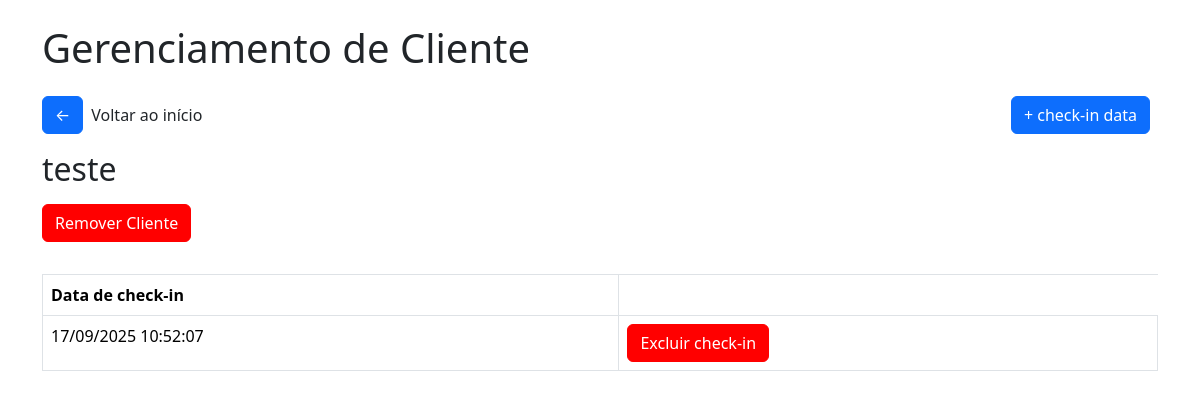
Before: /clientelimpeza/5 with the older database file.
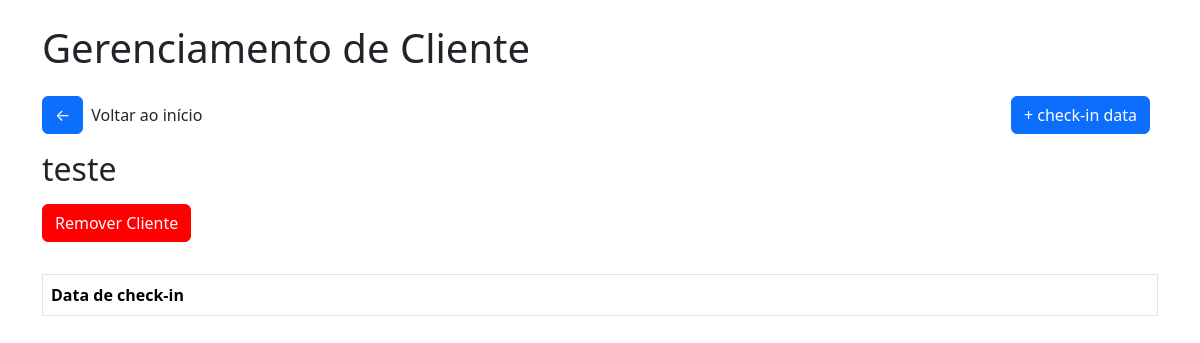
After: the same page with the newer database file.
### tables this page shows
CREATE TABLE clientes_limpeza (
        id INTEGER PRIMARY KEY AUTOINCREMENT,
        nome TEXT NOT NULL,
        status_limpeza BOOLEAN DEFAULT FALSE,
        checkins_limpeza INTEGER DEFAULT 0
    );

CREATE TABLE checkins_limpeza (
        id INTEGER PRIMARY KEY AUTOINCREMENT,
        cliente_id INTEGER,
        data TEXT,
        FOREIGN KEY(cliente_id) REFERENCES clientes(id)
    );

### app/views/limpeza.py (the view)
@app.route('/clientelimpeza/<int:cliente_id>')
def cliente_limpeza(cliente_id):
    conn = get_db_connection()
    cliente = conn.execute("SELECT * FROM clientes_limpeza WHERE id = ?", (cliente_id,)).fetchone()
    checkins = conn.execute("SELECT * FROM checkins_limpeza WHERE cliente_id = ?", (cliente_id,))
    return render_template('limpeza/cliente_limpeza.html', cliente=cliente, checkins=checkins)

### app/model/model.py (called while the page is built)
def get_db_connection():
    conn = sqlite3.connect('checkins.db')
    conn.row_factory = sqlite3.Row
    return conn

### app/templates/limpeza/cliente_limpeza.html (shortened to what this page needs)
<!DOCTYPE html>
<html lang="pt-br">
<head>
    <link href="https://cdn.jsdelivr.net/npm/bootstrap@5.3.2/dist/css/bootstrap.min.css" rel="stylesheet">
    <link rel="stylesheet" href="{{url_for('static', filename='css/style.css')}}">
    <link rel="stylesheet" href="{{url_for('static', filename='css/modal.css')}}">
</head>
<body>
    <div class="container">
        <h1 class="mb-4">
            Gerenciamento de Cliente
        </h1>
        <div class="box-btn-home">
            <div class="box"><a href="/limpeza" class="btn btn-primary btn-home">&#x2190</a>
            <p>Voltar ao início</p></div>
            <a href="/adcheckindatalimpeza/{{cliente.id}}" class="btn btn-primary btn-home">+ check-in data</a>
        </div>
        <h2 class="mb-3">
            {{cliente.nome}}
        </h2>
        <button class="btn btn-primary btn-remover" id="openModal">Remover Cliente</button>
        <table class="table table-bordered table-checkin">
            <thead>
                <tr>
                <th>Data de check-in</th>
                </tr>
            </thead>
            <tbody>
                {% for checkin in checkins %}
                <tr>
                <td>{{ checkin.data }}</td>
                <td><a href="/excluircheckinlimpeza/{{checkin.id}}" class="btn btn-primary btn-remover excludecheckin">Excluir check-in</a></td>
                </tr>
                {% endfor %}
            </tbody>
        </table>
</body>
</html>

### app/static/css/style.css (style rules this page uses)
body { padding: 24px; }
a { text-decoration: none; }
.btn-remover { background-color: red; border-color: red; }
.btn-home { margin-bottom: 16px; margin-right: 8px; }
.box-btn-home { width: 100%; display: flex; justify-content: space-between; align-items: center; }
.box-btn-home .box { display: flex; justify-content: center; align-items: center; }
.table-checkin { margin-top: 32px; }

Changed rows visible on the page:
removed checkins_limpeza: data "17/09/2025 10:52:07"
